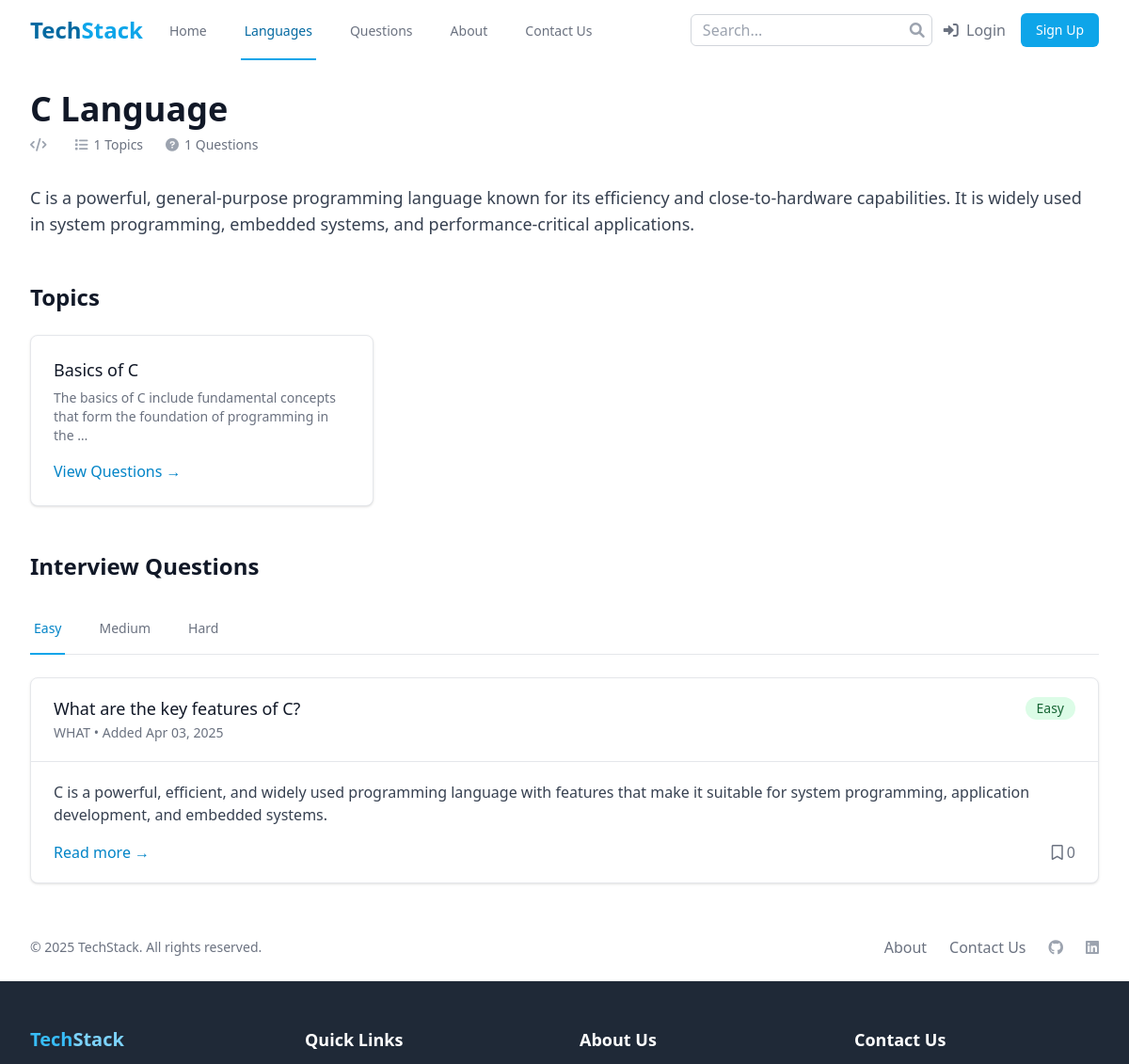
Page /languages/c-language/ (upper part) on the earlier database version.
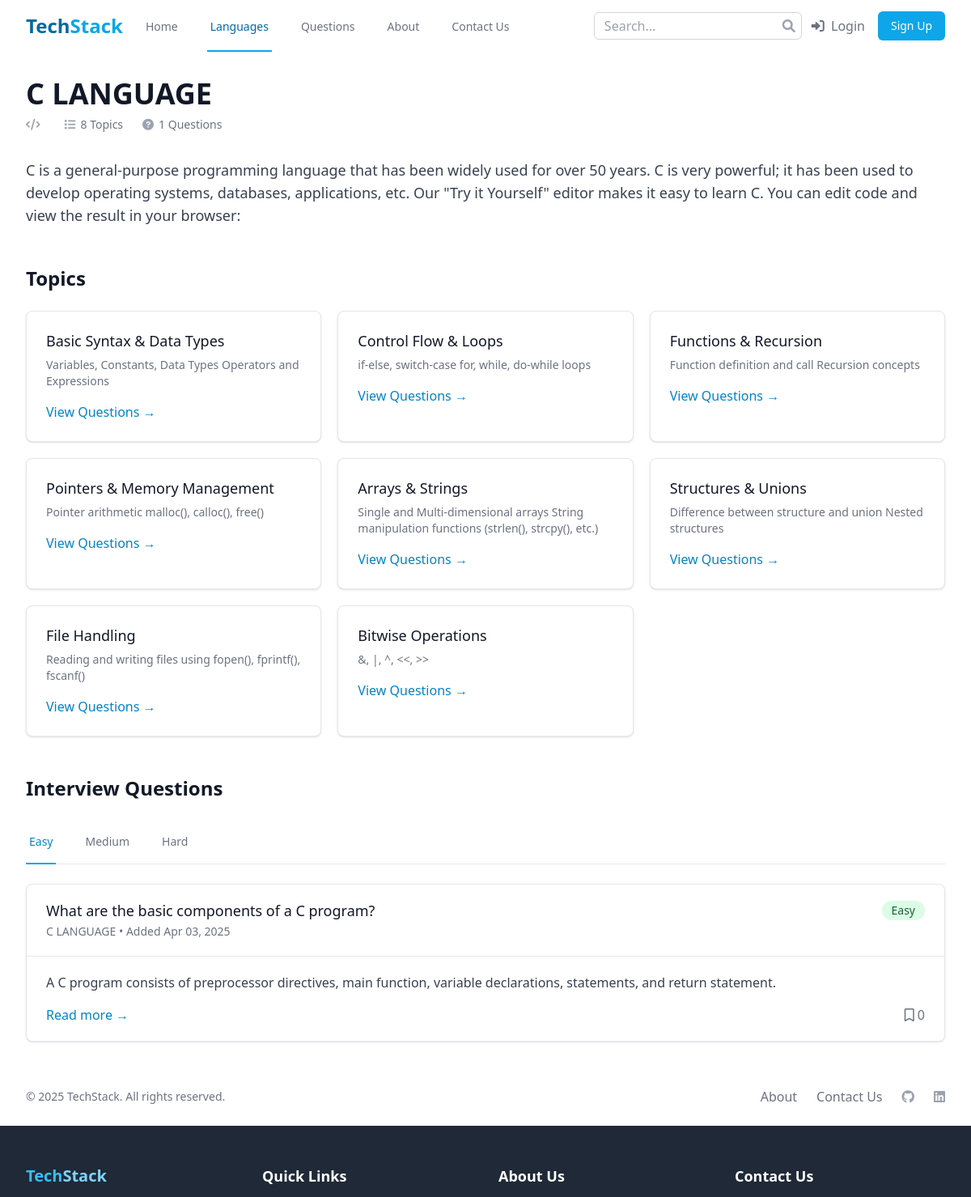
Same page on the later database version.
### languages/models.py (models this page shows, shortened)
class Language(models.Model):
    name = models.CharField(max_length=100)
    slug = models.SlugField(unique=True, blank=True)
    description = models.TextField()
    logo = models.ImageField(upload_to='languages/logos/', blank=True, null=True)
    created_at = models.DateTimeField(auto_now_add=True)
    updated_at = models.DateTimeField(auto_now=True)
    is_featured = models.BooleanField(default=False)
    class Meta:
        ordering = ['name']

class Topic(models.Model):
    name = models.CharField(max_length=100)
    slug = models.SlugField(unique=True, blank=True)
    language = models.ForeignKey(Language, on_delete=models.CASCADE, related_name='topics')
    description = models.TextField()

### questions/models.py (models this page shows, shortened)
class Question(models.Model):
    title = models.CharField(max_length=255)
    slug = models.SlugField(unique=True, blank=True)
    content = models.TextField()
    code_snippet = models.TextField(blank=True, null=True)
    difficulty = models.CharField(
        max_length=10,
        choices=DifficultyLevel.choices,
        default=DifficultyLevel.MEDIUM
    )
    language = models.ForeignKey(Language, on_delete=models.CASCADE, related_name='questions')
    topics = models.ManyToManyField(Topic, related_name='questions')
    category = models.ForeignKey(Category, on_delete=models.SET_NULL, null=True, related_name='questions')
    created_by = models.ForeignKey(User, on_delete=models.SET_NULL, null=True, related_name='created_questions')
    created_at = models.DateTimeField(auto_now_add=True)
    updated_at = models.DateTimeField(auto_now=True)
    is_approved = models.BooleanField(default=False)
    class Meta:
        ordering = ['-created_at']

class Category(models.Model):
    name = models.CharField(max_length=100, unique=True)
    slug = models.SlugField(unique=True, blank=True)
    class Meta:
        verbose_name_plural = 'Categories'

### languages/views.py (the view)
# urls.py: path('<slug:slug>/', views.language_detail, name='language_detail'),
def language_detail(request, slug):
    language = get_object_or_404(Language, slug=slug)
    topics = language.topics.all()
    easy_questions = Question.objects.filter(language=language, difficulty='easy', is_approved=True)
    medium_questions = Question.objects.filter(language=language, difficulty='medium', is_approved=True)
    hard_questions = Question.objects.filter(language=language, difficulty='hard', is_approved=True)
    context = {
        'language': language,
        'topics': topics,
        'easy_questions': easy_questions,
        'medium_questions': medium_questions,
        'hard_questions': hard_questions,
    }
    return render(request, 'languages/language_detail.html', context)

### templates/languages/language_detail.html (shortened to what the changed rows need)
{% extends 'base.html' %}
{% block content %}
<div class="bg-white">
    <div class="max-w-7xl mx-auto py-8 px-4 sm:px-6 lg:px-8">
        <div class="lg:flex lg:items-center lg:justify-between">
            <div class="flex-1 min-w-0">
                <h1 class="text-3xl font-bold leading-tight text-gray-900 sm:text-4xl">
                    {{ language.name }}
                </h1>
                <div class="mt-1 flex flex-col sm:flex-row sm:flex-wrap sm:mt-0 sm:space-x-6">
                    <div class="mt-2 flex items-center text-sm text-gray-500">
                        <i class="fas fa-code flex-shrink-0 mr-1.5 text-gray-400"></i>
                    </div>
                    <div class="mt-2 flex items-center text-sm text-gray-500">
                        <i class="fas fa-list flex-shrink-0 mr-1.5 text-gray-400"></i>
                        {{ topics.count }} Topics
                    </div>
                    <div class="mt-2 flex items-center text-sm text-gray-500">
                        <i class="fas fa-question-circle flex-shrink-0 mr-1.5 text-gray-400"></i>
                        {{ language.questions.count }} Questions
                    </div>
                </div>
            </div>
        </div>
        <div class="mt-8">
            <p class="text-lg text-gray-700">
                {{ language.description }}
            </p>
        </div>
        <div class="mt-12">
            <h2 class="text-2xl font-bold text-gray-900">Topics</h2>
            <div class="mt-6 grid grid-cols-1 gap-5 sm:grid-cols-2 lg:grid-cols-3">
                {% for topic in topics %}
                    <div class="bg-white overflow-hidden shadow rounded-lg border border-gray-200 topic-card">
                        <div class="px-4 py-5 sm:p-6">
                            <h3 class="text-lg leading-6 font-medium text-gray-900">
                                <a href="{% url 'topic_detail' language.slug topic.slug %}" class="hover:text-primary-600">
                                    {{ topic.name }}
                                </a>
                            </h3>
                            <p class="mt-2 text-sm text-gray-500">
                                {{ topic.description|truncatewords:15 }}
                            </p>
                            <div class="mt-4">
                                <a href="{% url 'topic_detail' language.slug topic.slug %}" class="text-primary-600 hover:text-primary-700 font-medium">
                                    View Questions <span aria-hidden="true">&rarr;</span>
                                </a>
                            </div>
                        </div>
                    </div>
                {% empty %}
                    <div class="col-span-full text-center py-8">
                        <p class="text-gray-500">No topics available for this language yet.</p>
                    </div>
                {% endfor %}
            </div>
        </div>
        <div class="mt-12">
            <h2 class="text-2xl font-bold text-gray-900">Interview Questions</h2>
            <div class="mt-6">
                <div id="easy-questions" class="difficulty-content">
                    {% include 'questions/question_list_partial.html' with questions=easy_questions %}
                </div>
            </div>
        </div>
    </div>
</div>
{% endblock %}

### templates/questions/question_list_partial.html (shortened to what this page needs)
<div class="space-y-4">
    {% for question in questions %}
        <div class="bg-white shadow overflow-hidden sm:rounded-lg border border-gray-200 question-item">
            <div class="px-4 py-5 sm:px-6">
                <div class="flex items-center justify-between">
                    <h3 class="text-lg leading-6 font-medium text-gray-900">
                        <a href="{% url 'question_detail' question.slug %}" class="hover:text-primary-600">
                            {{ question.title }}
                        </a>
                    </h3>
                    <span class="inline-flex items-center px-3 py-0.5 rounded-full text-sm font-medium
                        {% if question.difficulty == 'easy' %}
                            bg-green-100 text-green-800
                        {% elif question.difficulty == 'medium' %}
                            bg-yellow-100 text-yellow-800
                        {% else %}
                            bg-red-100 text-red-800
                        {% endif %}
                    ">
                        {{ question.get_difficulty_display }}
                    </span>
                </div>
                <p class="mt-1 max-w-2xl text-sm text-gray-500">
                    {{ question.category.name }} • Added {{ question.created_at|date:"M d, Y" }}
                </p>
            </div>
            <div class="border-t border-gray-200 px-4 py-5 sm:px-6">
                <p class="text-gray-700">{{ question.content|truncatewords:30 }}</p>
                <div class="mt-4 flex justify-between">
                    <a href="{% url 'question_detail' question.slug %}" class="text-primary-600 hover:text-primary-700">
                        Read more <span aria-hidden="true">&rarr;</span>
                    </a>
                    <div class="flex items-center text-gray-500">
                        <i class="far fa-bookmark mr-1"></i>
                        <span>{{ question.bookmarks.count }}</span>
                    </div>
                </div>
            </div>
        </div>
    {% empty %}
        <div class="text-center py-8">
            <p class="text-gray-500">No questions available in this difficulty level yet.</p>
        </div>
    {% endfor %}
</div>

Differences in the rows shown:
removed Language: name "C Language", count "1", questions.count "1", description "C is a powerful, general-purpose programming language known for its efficiency and close-to-hardware capabilities. It is widely used in system programming, embedded systems, and performance-critical applications."
removed Topic: name "Basics of C", description "The basics of C include fundamental concepts that form the foundation of programming in the …"
removed Question: title "What are the key features of C?", difficulty "Easy", category.name "WHAT", created_at "Apr 03, 2025", content "C is a powerful, efficient, and widely used programming language with features that make it suitable for system programming, application development, and embedded systems.", bookmarks.count "0"
added Language: name "C LANGUAGE", count "8", questions.count "1", description "C is a general-purpose programming language that has been widely used for over 50 years. C is very powerful; it has been used to develop operating systems, databases, applications, etc. Our \"Try it Yourself\" editor makes it easy to learn C. You can edit code and view the result in your browser:"
added Topic: name "Basic Syntax & Data Types", description "Variables, Constants, Data Types Operators and Expressions"
added Topic: name "Control Flow & Loops", description "if-else, switch-case for, while, do-while loops"
added Topic: name "Functions & Recursion", description "Function definition and call Recursion concepts"
added Topic: name "Pointers & Memory Management", description "Pointer arithmetic malloc(), calloc(), free()"
added Topic: name "Arrays & Strings", description "Single and Multi-dimensional arrays String manipulation functions (strlen(), strcpy(), etc.)"
added Topic: name "Structures & Unions", description "Difference between structure and union Nested structures"
added Topic: name "File Handling", description "Reading and writing files using fopen(), fprintf(), fscanf()"
added Topic: name "Bitwise Operations", description "&, |, ^, <<, >>"
added Question: title "What are the basic components of a C program?", difficulty "Easy", category.name "C LANGUAGE", created_at "Apr 03, 2025", content "A C program consists of preprocessor directives, main function, variable declarations, statements, and return statement.", bookmarks.count "0"
